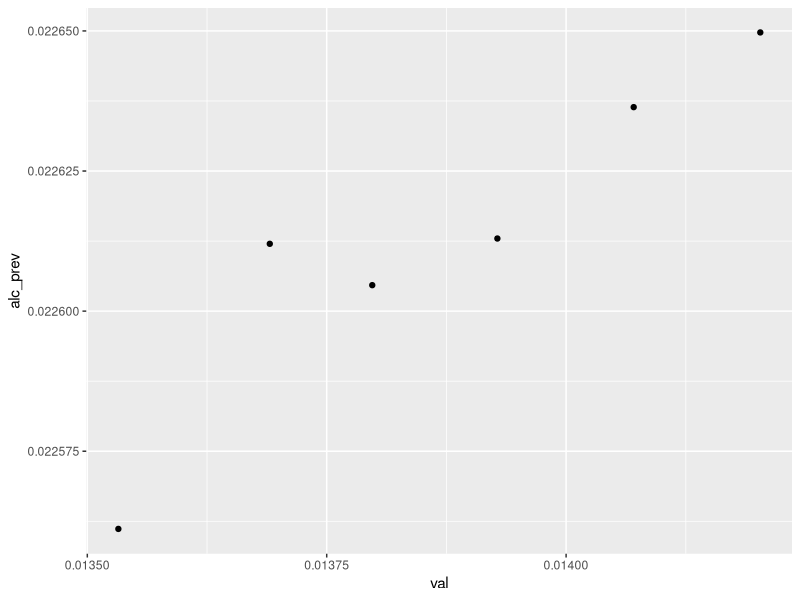
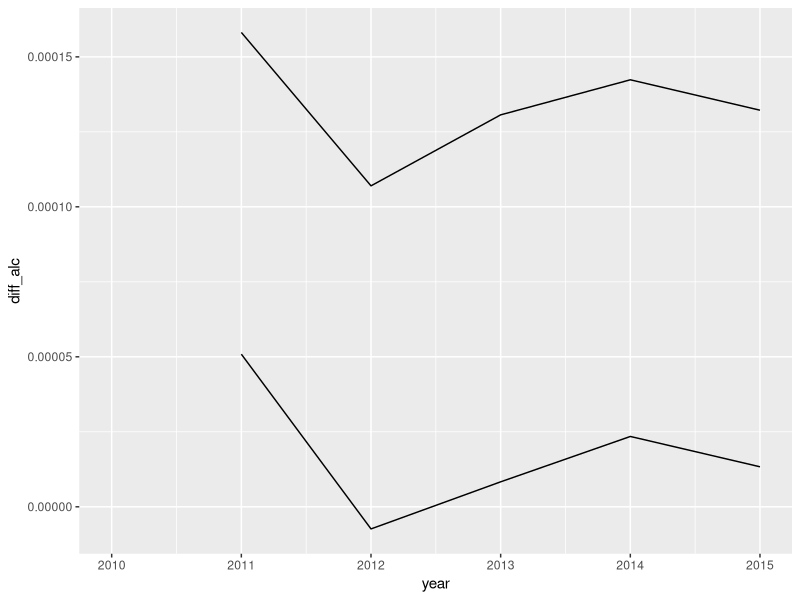

R code for these plots, in order: (Note: this script raises an error after producing the figures.)
library(dplyr)

alc_data <- read.csv("data/raw/alch-prev-wa.csv")
drug_data <- read.csv("data/prepped/state_drug_use_data.csv")

clean_drug <- drug_data %>%
  select(location, cause, year, val, code) %>%
  filter(year >= 2010,
         year <= 2015,
         cause == 'Opioid use disorders',
         code == 'WA')


clean_alc <- alc_data %>%
  select(location, year, alc_prev = val) %>%
  filter(year >= 2010, year <= 2015, location == 'Washington')


clean_alc_drug <-
  left_join(clean_drug, clean_alc, by = 'year' ) %>%
  select(year, val, alc_prev) %>%
  mutate(diff_opioid = val - lag(val), diff_alc = alc_prev - lag(alc_prev))


library(ggplot2)

ggplot(clean_alc_drug, aes(val, alc_prev)) + geom_point()
ggplot(clean_alc_drug, aes(year, diff_alc)) + geom_line() + geom_line(aes(year, diff_opioid))


write.csv(
  clean_alc_drug,
  "C:/Users/Ryan/Documents/UW 2017-2018/Spring/Info498/INFO-498-Final-Project/data/prepped/washington_opioid_alc_analysis.csv"
)
